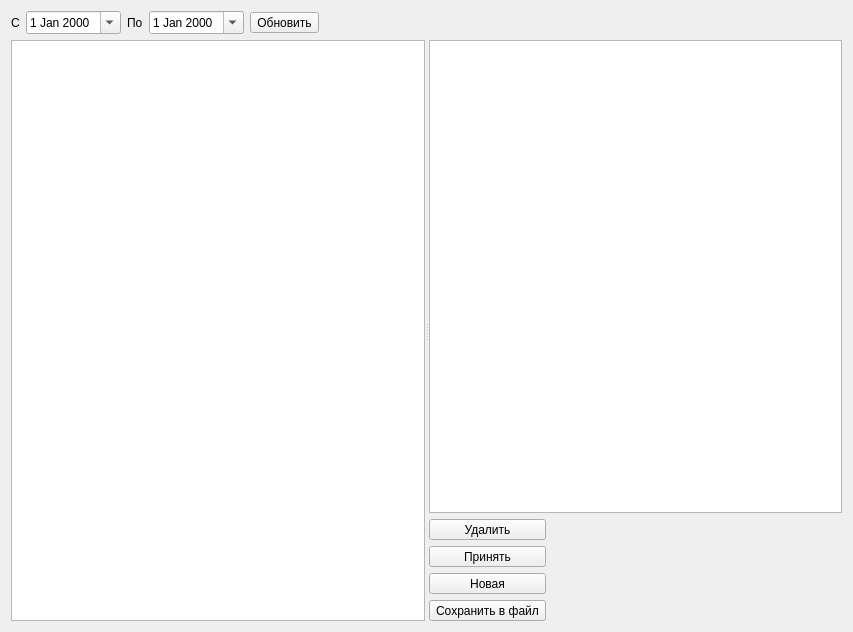
<?xml version="1.0" encoding="UTF-8"?>
<ui version="4.0">
 <class>FormDoz</class>
 <widget class="QWidget" name="FormDoz">
  <property name="geometry">
   <rect>
    <x>0</x>
    <y>0</y>
    <width>853</width>
    <height>632</height>
   </rect>
  </property>
  <property name="windowTitle">
   <string>Form</string>
  </property>
  <layout class="QVBoxLayout" name="verticalLayout_4">
   <item>
    <layout class="QHBoxLayout" name="horizontalLayout_2">
     <item>
      <widget class="QLabel" name="label">
       <property name="text">
        <string>С</string>
       </property>
      </widget>
     </item>
     <item>
      <widget class="QDateEdit" name="dateEditBeg">
       <property name="calendarPopup">
        <bool>true</bool>
       </property>
      </widget>
     </item>
     <item>
      <widget class="QLabel" name="label_2">
       <property name="text">
        <string>По</string>
       </property>
      </widget>
     </item>
     <item>
      <widget class="QDateEdit" name="dateEditEnd">
       <property name="calendarPopup">
        <bool>true</bool>
       </property>
      </widget>
     </item>
     <item>
      <widget class="QToolButton" name="toolButtonUpd">
       <property name="text">
        <string>Обновить</string>
       </property>
       <property name="toolButtonStyle">
        <enum>Qt::ToolButtonStyle::ToolButtonTextBesideIcon</enum>
       </property>
      </widget>
     </item>
     <item>
      <spacer name="horizontalSpacer_2">
       <property name="orientation">
        <enum>Qt::Orientation::Horizontal</enum>
       </property>
       <property name="sizeHint" stdset="0">
        <size>
         <width>40</width>
         <height>20</height>
        </size>
       </property>
      </spacer>
     </item>
    </layout>
   </item>
   <item>
    <widget class="QSplitter" name="splitter">
     <property name="sizePolicy">
      <sizepolicy hsizetype="Expanding" vsizetype="Expanding">
       <horstretch>0</horstretch>
       <verstretch>0</verstretch>
      </sizepolicy>
     </property>
     <property name="orientation">
      <enum>Qt::Orientation::Horizontal</enum>
     </property>
     <widget class="RestTableView" name="tableViewDoz">
      <property name="selectionMode">
       <enum>QAbstractItemView::SelectionMode::SingleSelection</enum>
      </property>
      <property name="selectionBehavior">
       <enum>QAbstractItemView::SelectionBehavior::SelectRows</enum>
      </property>
      <property name="sortingEnabled">
       <bool>true</bool>
      </property>
      <attribute name="verticalHeaderVisible">
       <bool>false</bool>
      </attribute>
     </widget>
     <widget class="QWidget" name="layoutWidget">
      <layout class="QVBoxLayout" name="verticalLayout_2">
       <item>
        <widget class="RestTableView" name="tableViewDozData"/>
       </item>
       <item>
        <layout class="QHBoxLayout" name="horizontalLayout">
         <item>
          <layout class="QVBoxLayout" name="verticalLayout">
           <item>
            <widget class="QToolButton" name="toolButtonDelete">
             <property name="sizePolicy">
              <sizepolicy hsizetype="Preferred" vsizetype="Fixed">
               <horstretch>0</horstretch>
               <verstretch>0</verstretch>
              </sizepolicy>
             </property>
             <property name="text">
              <string>Удалить</string>
             </property>
             <property name="toolButtonStyle">
              <enum>Qt::ToolButtonStyle::ToolButtonTextBesideIcon</enum>
             </property>
            </widget>
           </item>
           <item>
            <widget class="QToolButton" name="toolButtonConfirm">
             <property name="sizePolicy">
              <sizepolicy hsizetype="Preferred" vsizetype="Fixed">
               <horstretch>0</horstretch>
               <verstretch>0</verstretch>
              </sizepolicy>
             </property>
             <property name="text">
              <string>Принять</string>
             </property>
             <property name="toolButtonStyle">
              <enum>Qt::ToolButtonStyle::ToolButtonTextBesideIcon</enum>
             </property>
            </widget>
           </item>
           <item>
            <widget class="QToolButton" name="toolButtonNew">
             <property name="sizePolicy">
              <sizepolicy hsizetype="Preferred" vsizetype="Fixed">
               <horstretch>0</horstretch>
               <verstretch>0</verstretch>
              </sizepolicy>
             </property>
             <property name="text">
              <string>Новая</string>
             </property>
             <property name="toolButtonStyle">
              <enum>Qt::ToolButtonStyle::ToolButtonTextBesideIcon</enum>
             </property>
            </widget>
           </item>
           <item>
            <widget class="QToolButton" name="toolButtonSave">
             <property name="sizePolicy">
              <sizepolicy hsizetype="Preferred" vsizetype="Fixed">
               <horstretch>0</horstretch>
               <verstretch>0</verstretch>
              </sizepolicy>
             </property>
             <property name="text">
              <string>Сохранить в файл</string>
             </property>
             <property name="toolButtonStyle">
              <enum>Qt::ToolButtonStyle::ToolButtonTextBesideIcon</enum>
             </property>
             <property name="autoRaise">
              <bool>false</bool>
             </property>
             <property name="arrowType">
              <enum>Qt::ArrowType::NoArrow</enum>
             </property>
            </widget>
           </item>
          </layout>
         </item>
         <item>
          <spacer name="horizontalSpacer">
           <property name="orientation">
            <enum>Qt::Orientation::Horizontal</enum>
           </property>
           <property name="sizeHint" stdset="0">
            <size>
             <width>40</width>
             <height>20</height>
            </size>
           </property>
          </spacer>
         </item>
        </layout>
       </item>
      </layout>
     </widget>
    </widget>
   </item>
  </layout>
 </widget>
 <customwidgets>
  <customwidget>
   <class>RestTableView</class>
   <extends>QTableView</extends>
   <header>rest/resttableview.h</header>
  </customwidget>
 </customwidgets>
 <resources/>
 <connections/>
</ui>
